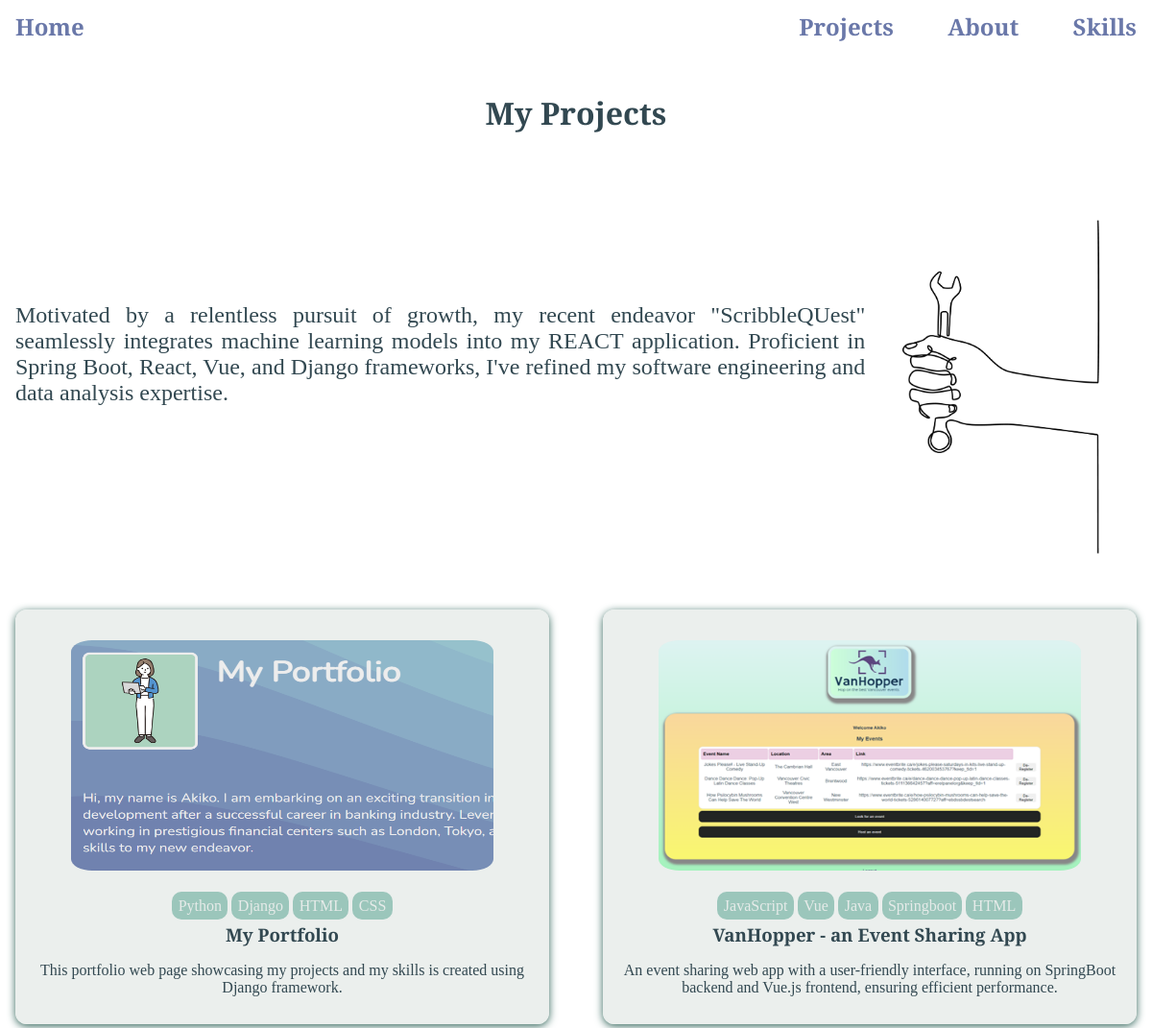
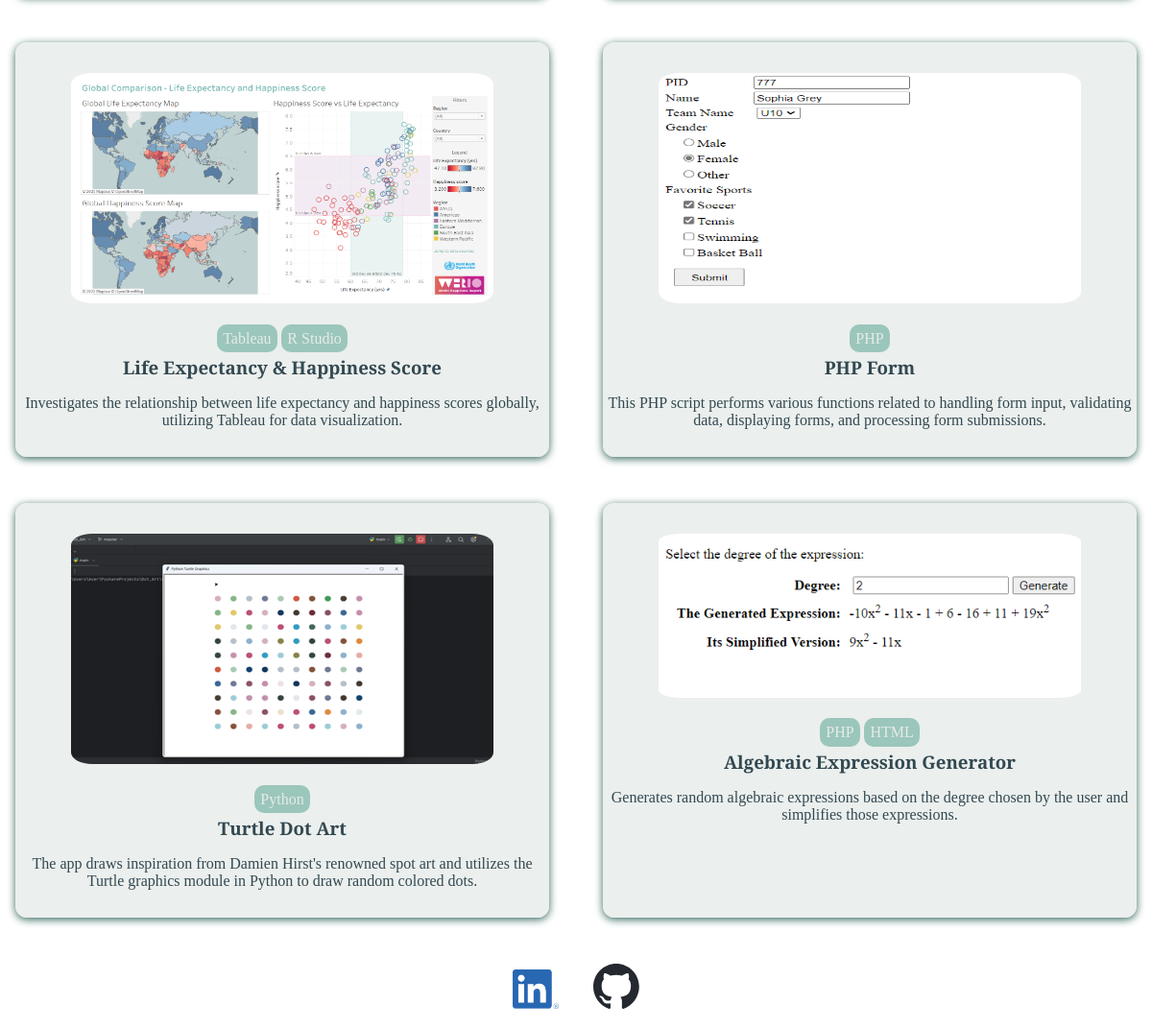
The app's page /posts, older data (2 pictures, top to bottom).
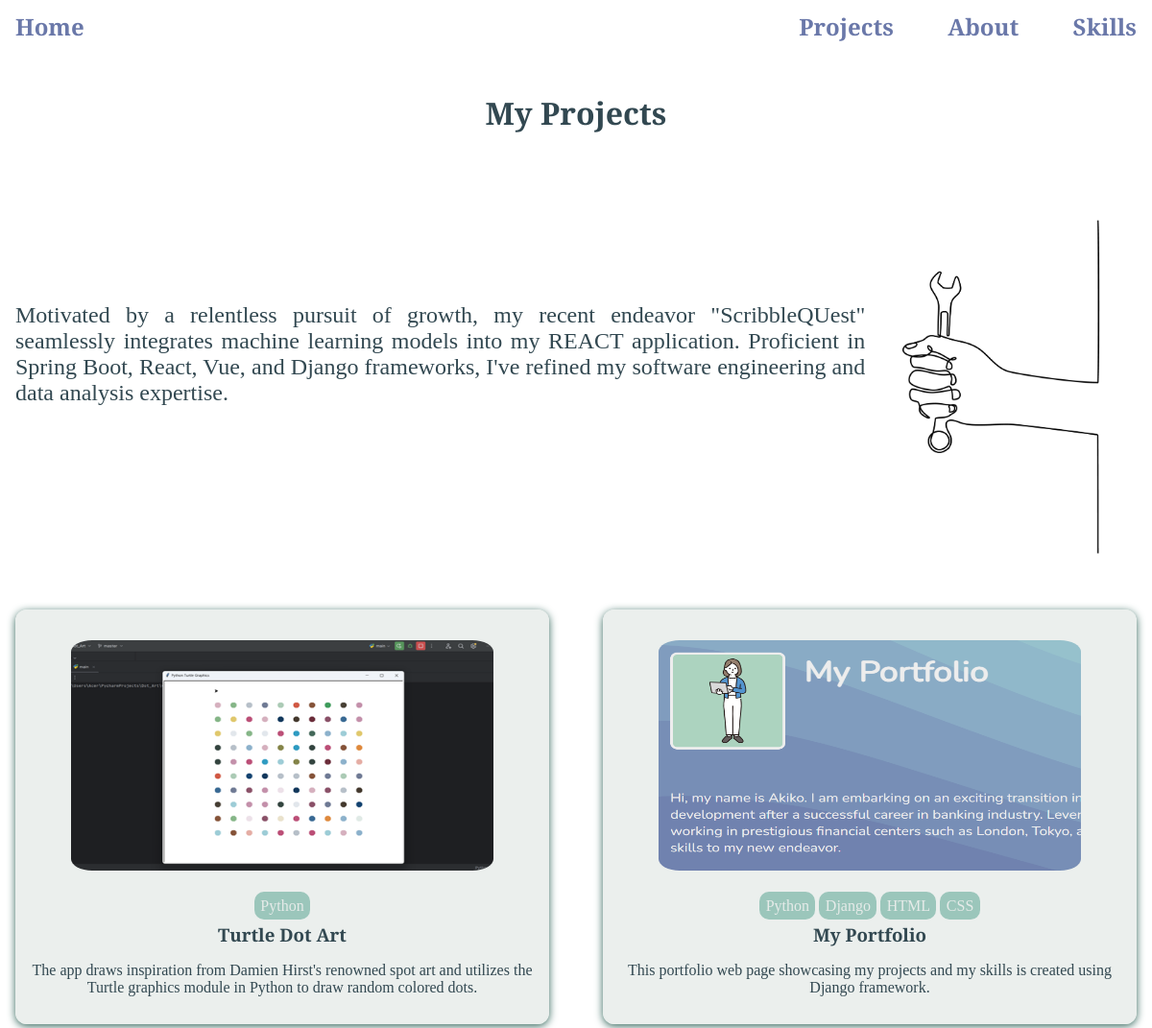
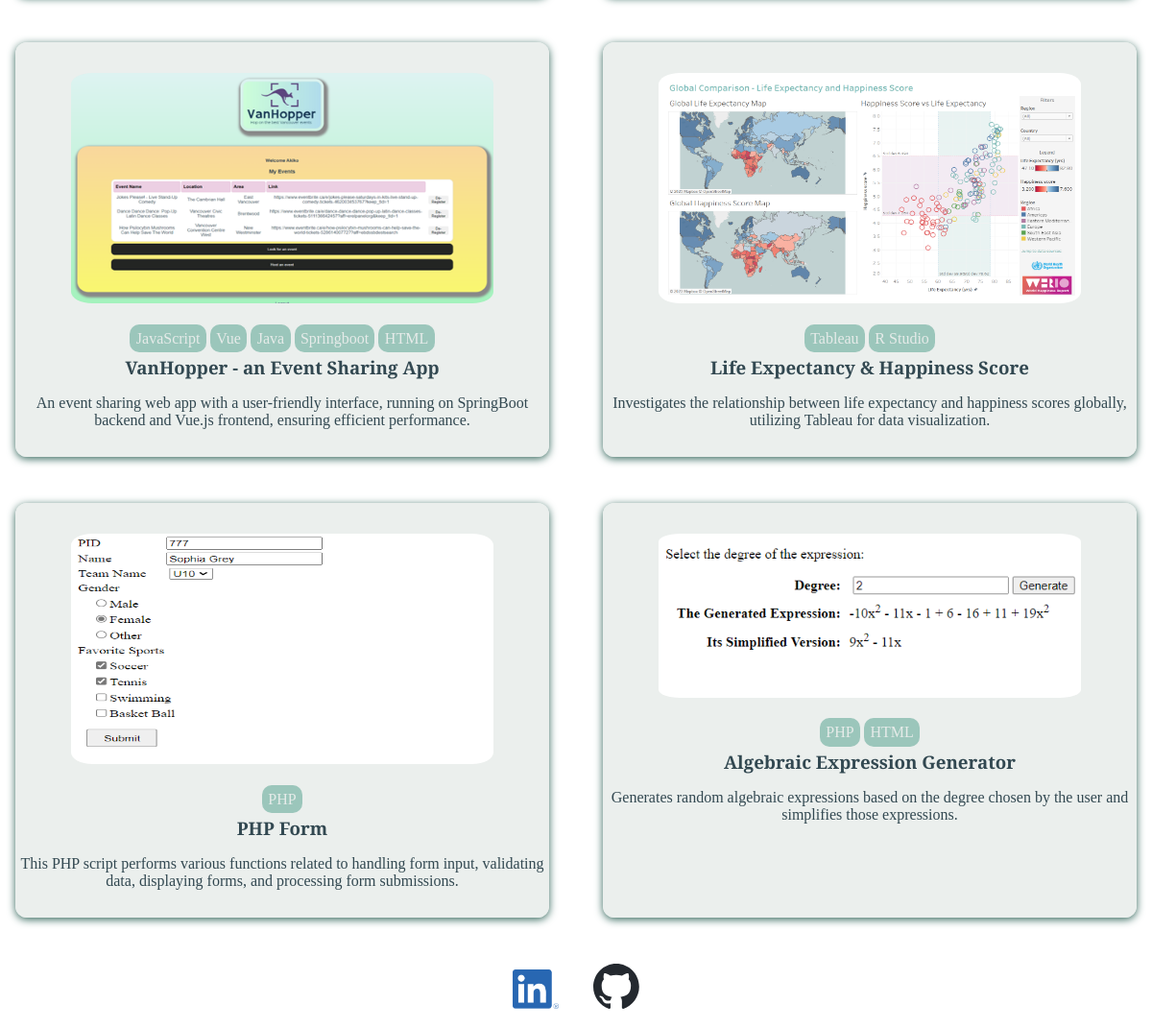
The same page, newer data (2 pictures, top to bottom).
### blog/models.py (models this page shows, shortened)
class Post(models.Model):
    title = models.CharField(max_length=100)
    excerpt = models.CharField(max_length=150)
    image = models.ImageField(upload_to='images', null=True)
    image1=models.ImageField(upload_to='images', null=True)
    image2=models.ImageField(upload_to='images', null=True)
    image3=models.ImageField(upload_to='images', null=True)
    date = models.DateField(auto_now=True)
    slug = models.SlugField(unique=True)  # db_index=True is set automatically
    content = models.TextField(validators=[MinLengthValidator(10)])
    author = models.ForeignKey(
        Author, on_delete=models.SET_NULL, null=True) # related_name="posts",
    tag = models.ManyToManyField(Tag)
    link=models.URLField(null=True, max_length=200)
    weblink=models.URLField(null=True, blank=True, max_length=200)

class Tag(models.Model):
    caption = models.CharField(max_length=20)

### blog/views.py (the view)
# urls.py: path("posts", views.PostsView.as_view(), name="posts-page"),
class PostsView(ListView):
    template_name = "blog/all-posts.html"
    model = Post
    ordering = ["-date"]

### blog/templates/blog/all-posts.html (shortened to what this page needs)
{% extends "base.html" %}
{% load static%}
{% block css_files%}
    <link rel="stylesheet" href="{% static "blog/all-posts.css" %}"/>
    <link rel="stylesheet" href="{% static "blog/post.css" %}"/>
{% endblock%}
{%block contents%}
<section id="all-posts">
    <h2>My Projects</h2>
    <section id="intro">
        <p>Motivated by a relentless pursuit of growth, my recent endeavor "ScribbleQUest" seamlessly integrates machine learning models into my REACT application.
             Proficient in Spring Boot, React, Vue, and Django frameworks, I've refined my software engineering and data analysis expertise.  </p>
        <img id="tool" src="{% static 'blog/images/hand.png'%}" alt="hand holding tool">
    </section>
    <ul>
        {% for p in object_list %}
            {% include  "blog/includes/post.html" %}
        {% endfor %}
    </ul>
</section>
<section id="container">
    <div>
        <a href='https://linkedin.com/in/akiko-koyama'><img id='logo' src="{% static 'blog/images/LI-In-Bug.png'%}"/></a>
        <a href='https://github.com/AKoy-22'><img id='logo' src="{% static 'blog/images/github-mark.svg'%}"/></a>
    </div>
</section>
{%endblock%}

### blog/templates/blog/includes/post.html
{% load static%}
{% block css_files%}
    <link rel="stylesheet" href="{% static "blog/post.css" %}"/>
{% endblock%}
<li>
    <article class="post">
        <a href="{% url 'post-detail-page' slug=p.slug %}" >
            <div class="post__image">
                <img src="{{ p.image.url }}" alt="{{ p.title }}"/>
            </div>
            <div class="tech-tag">
            {% for t in p.tag.all %}
                <span >{{t.caption}}</span>
            {% endfor%}
            </div>
            <div class="post__content">
                <h3>{{p.title}} </h3>
                <p>
                    {{p.excerpt}}
                 </p>
            </div>
        </a>
    </article>
</li>

Row changes from the older to the newer data that the page shows:
changed Post "Turtle Dot Art": moves up the list
